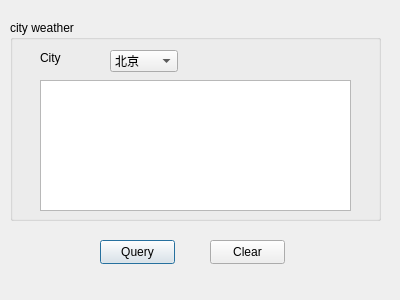
<?xml version="1.0" encoding="UTF-8"?>
<ui version="4.0">
 <class>Dialog</class>
 <widget class="QDialog" name="Dialog">
  <property name="geometry">
   <rect>
    <x>0</x>
    <y>0</y>
    <width>400</width>
    <height>300</height>
   </rect>
  </property>
  <property name="windowTitle">
   <string>Dialog</string>
  </property>
  <widget class="QPushButton" name="queryButton">
   <property name="geometry">
    <rect>
     <x>100</x>
     <y>240</y>
     <width>75</width>
     <height>24</height>
    </rect>
   </property>
   <property name="text">
    <string>Query</string>
   </property>
  </widget>
  <widget class="QPushButton" name="clearButton">
   <property name="geometry">
    <rect>
     <x>210</x>
     <y>240</y>
     <width>75</width>
     <height>24</height>
    </rect>
   </property>
   <property name="text">
    <string>Clear</string>
   </property>
  </widget>
  <widget class="QGroupBox" name="groupBox">
   <property name="geometry">
    <rect>
     <x>10</x>
     <y>20</y>
     <width>371</width>
     <height>201</height>
    </rect>
   </property>
   <property name="title">
    <string>city weather</string>
   </property>
   <widget class="QLabel" name="label">
    <property name="geometry">
     <rect>
      <x>30</x>
      <y>30</y>
      <width>51</width>
      <height>16</height>
     </rect>
    </property>
    <property name="text">
     <string>City</string>
    </property>
   </widget>
   <widget class="QComboBox" name="comboBox">
    <property name="geometry">
     <rect>
      <x>100</x>
      <y>30</y>
      <width>68</width>
      <height>22</height>
     </rect>
    </property>
    <item>
     <property name="text">
      <string>北京</string>
     </property>
    </item>
    <item>
     <property name="text">
      <string>上海</string>
     </property>
    </item>
    <item>
     <property name="text">
      <string>天津</string>
     </property>
    </item>
   </widget>
   <widget class="QTextEdit" name="textEdit">
    <property name="geometry">
     <rect>
      <x>30</x>
      <y>60</y>
      <width>311</width>
      <height>131</height>
     </rect>
    </property>
   </widget>
  </widget>
 </widget>
 <resources/>
 <connections>
  <connection>
   <sender>queryButton</sender>
   <signal>clicked()</signal>
   <receiver>Dialog</receiver>
   <slot>accept()</slot>
   <hints>
    <hint type="sourcelabel">
     <x>137</x>
     <y>251</y>
    </hint>
    <hint type="destinationlabel">
     <x>199</x>
     <y>149</y>
    </hint>
   </hints>
  </connection>
  <connection>
   <sender>clearButton</sender>
   <signal>clicked()</signal>
   <receiver>Dialog</receiver>
   <slot>accept()</slot>
   <hints>
    <hint type="sourcelabel">
     <x>247</x>
     <y>251</y>
    </hint>
    <hint type="destinationlabel">
     <x>199</x>
     <y>149</y>
    </hint>
   </hints>
  </connection>
 </connections>
</ui>
